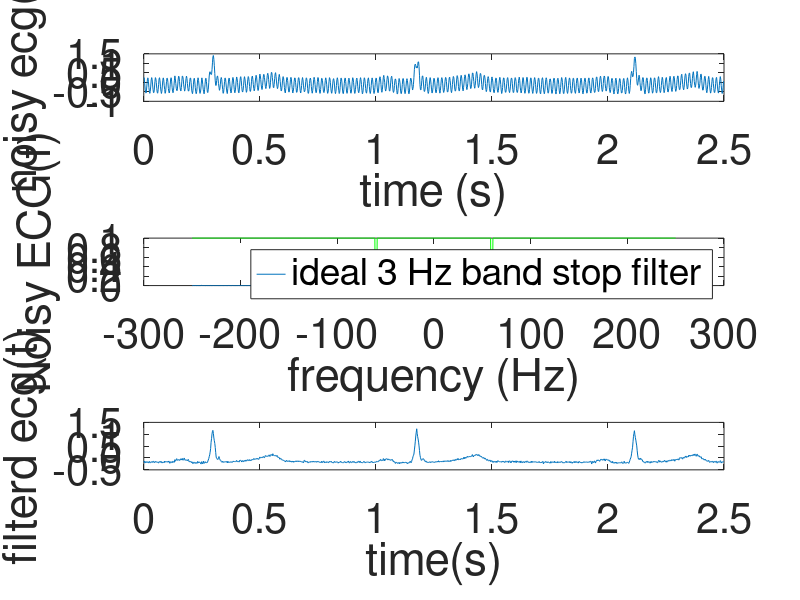
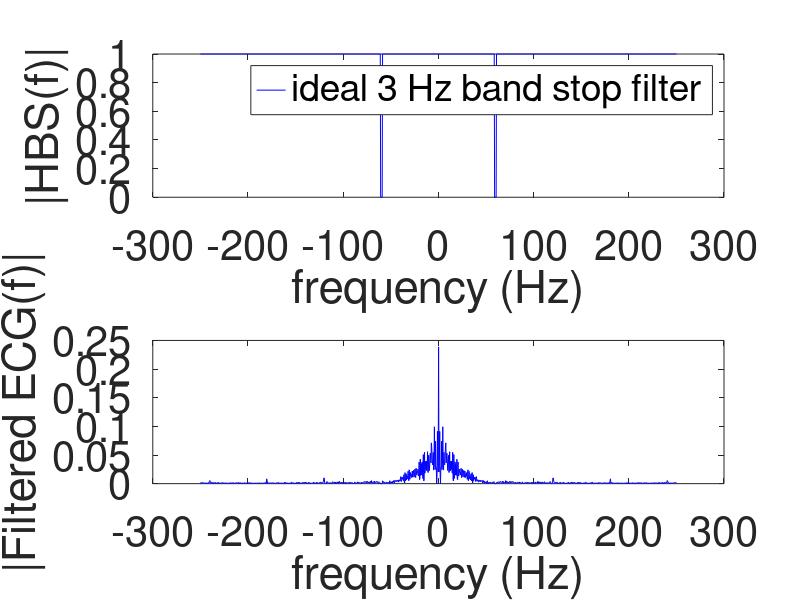

Reproduce these figures in MATLAB, in order.
close all;
clear all;
clc;
set(0,'DefaultAxesFontSize',30);  % set the font size of plot window 

%%
load ecg_signal.mat;

noisy_ecg=ecg;

dT=t(2)-t(1);
figure(1)
subplot(311)
plot(t,noisy_ecg);
xlabel('time (s)')
ylabel('noisy ecg(t)')

%% FT
Noisy_ECG=fft(noisy_ecg,length(noisy_ecg))*dT; % fftshift() not used
W=linspace(-pi,pi,length(Noisy_ECG)); % digital angular frequency
w=W/dT; % angular frequency (rad)
f=w/2/pi;  % frequency (Hz)


subplot(312)
plot(f,abs(fftshift(Noisy_ECG))); %% fftshift() used now
xlabel('frequency (Hz)');
ylabel('Noisy ECG(f)');


%% ideal 3 Hz band stop filter

for jj=1:length(f)
    
    if 59<abs(f(jj)) && abs(f(jj))<61
        HBS(jj)=0;
    else
        HBS(jj)=1;
    end
end
    

figure(2)
subplot(211)
plot(f,abs(HBS),'b');
xlabel('frequency (Hz)');
ylabel('|HBS(f)|');
legend('ideal 3 Hz band stop filter');

Filtered_ECG=HBS.*fftshift(Noisy_ECG);

subplot(212)
plot(f,abs(Filtered_ECG),'b');
xlabel('frequency (Hz)');
ylabel('|Filtered ECG(f)|');

figure(1)
subplot(312)
hold on
plot(f,abs(HBS),'g');
legend('ideal 3 Hz band stop filter');

%%

filterd_ecg=ifft(ifftshift(Filtered_ECG))/dT;
figure(1)
subplot(313)
plot(t,filterd_ecg)
xlabel('time(s)')
ylabel('filterd ecg(t)')



